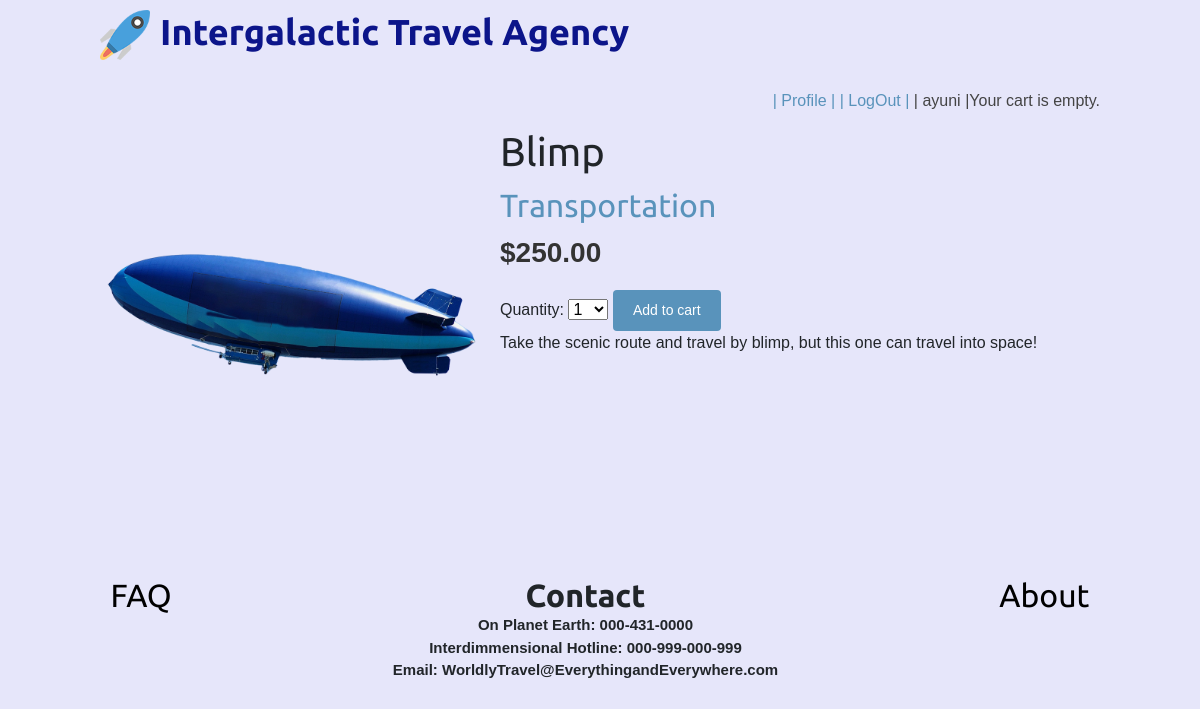
/31/blimp/ (signed in), run on the app's committed database.
### shop/models.py (models this page shows, shortened)
class Product(models.Model):
    category = models.ForeignKey(Category,
                                 related_name='products',
                                 on_delete=models.CASCADE)
    name = models.CharField(max_length=200, db_index=True)
    slug = models.SlugField(max_length=200, db_index=True)
    image = models.ImageField(upload_to='products/%Y/%m/%d',
                              blank=True)
    description = models.TextField(blank=True)
    price = models.DecimalField(max_digits=10, decimal_places=2)
    available = models.BooleanField(default=True)
    created = models.DateTimeField(auto_now_add=True)
    updated = models.DateTimeField(auto_now=True)
    class Meta:
        ordering = ('name',)
        index_together = (('id', 'slug'),)

class Category(models.Model):
    name = models.CharField(max_length=200,
                            db_index=True)
    slug = models.SlugField(max_length=200,
                            unique=True)
    class Meta:
        ordering = ('name',)
        verbose_name = 'category'
        verbose_name_plural = 'categories'
    def __str__(self):
        return self.name
    def get_absolute_url(self):
        return reverse('shop:product_list_by_category',
                       args=[self.slug])

### shop/views.py (the view)
# urls.py: path('<int:id>/<slug:slug>/', views.product_detail,name='product_detail'),
@login_required(login_url="shop:login_page")
def product_detail(request, id, slug):
    product = get_object_or_404(Product,
                                id=id,
                                slug=slug,
                                available=True)
    cart_product_form = CartAddProductForm()
    return render(request,
                  'shop/product/detail.html',
                  {'product': product,
                   'cart_product_form': cart_product_form})

### cart/forms.py
class CartAddProductForm(forms.Form):
    quantity = forms.TypedChoiceField(
                                choices=PRODUCT_QUANTITY_CHOICES,
                                coerce=int)
    update = forms.BooleanField(required=False,
                                initial=False,
                                widget=forms.HiddenInput)

### shop/templates/shop/product/detail.html (shortened to what this page needs)
{% extends "shop/base.html" %}
{% load static %}
{% block content %}
  <div class="product-detail">
    <img src="{% if product.image %}{{ product.image.url }}{% else %}{% static "img/no_image.png" %}{% endif %}">
    <h1>{{ product.name }}</h1>
    <h2><a href="{{ product.category.get_absolute_url }}">{{ product.category }}</a></h2>
    <p class="price">${{ product.price }}</p>
    <form action="{% url "cart:cart_add" product.id %}" method="post">
      {{ cart_product_form }}
      <input type="submit" value="Add to cart">
    </form>
    {{ product.description|linebreaks }}
  </div>
{% endblock %}

### shop/templates/shop/base.html (shortened to what this page needs)
{% load static %}
<!DOCTYPE html>
<html lang="en">
<head style="background-color: lavender">
  <link rel="stylesheet" href="https://stackpath.bootstrapcdn.com/bootstrap/4.1.3/css/bootstrap.min.css">
 <link href="{% static "css/base.css" %}" rel="stylesheet">
</head>
<body style="background-color: lavender">
<div id="header" style="display: flex; align-items: left;">
  <a href="/" style="margin-right: 10px;"> <img src="\media\products\logo.png" style="height: 50px;"></a>
  <h1 style="color: #0c158a; font-weight: bold; font-size: 36px; margin: 0;"><a href="/" style="color: #0c158a; text-decoration: none;">Intergalactic Travel Agency</a></h1>
</div>
  <div id="subheader" style="background-color: lavender">
    {% if request.user.is_authenticated %}
    <div class="cart">
      {% with total_items=cart|length %}
          {% if cart|length > 0 %}
            Your cart:
            <a href="{% url "cart:cart_detail" %}">
              {{ total_items }} item{{ total_items|pluralize }},
              ${{ cart.get_total_price }}
            </a>
          {% else %}
            Your cart is empty.
          {% endif %}
        {% endwith %}
    </div>
    {% endif %}
    <div class="cart" style="background-color: lavender">
      {% if request.user.is_authenticated %}
       <a href="{% url 'shop:profile' %}">
       | Profile |
      </a>
          <a href="{% url 'shop:logout' %}">
       | LogOut |
      </a>
      {% endif %}
            {% if request.user.is_authenticated %}
         <span>| {{ request.user }} |</span>
         {% endif %}
    </div>
  </div>
  <div id="content" style="background-color: lavender">
    {% block content %}
    {% endblock %}
  </div>
</body>
<br>
<br>
  <div class="link-container" style="background-color: lavender">
      <div>
          <h2> <a href = "FAQ" class="link">FAQ</a></h2>
      </div>
      <div class="contact-container">
         <h2>Contact</h2>
         <p>On Planet Earth: 000-431-0000</p>
          <p> Interdimmensional Hotline: 000-999-000-999 </p>
         <p>Email: WorldlyTravel@EverythingandEverywhere.com</p>
      </div>
      <div>
         <h2><a href= "About" class="link">About</a></h2>
      </div>
   </div>
</html>

### shop/static/css/base.css (style rules this page uses)
body { margin:0; padding:0; font-family:helvetica, sans-serif; }
h1, h2, h3, h4, h5 , h6 { font-family: 'Ubuntu', sans-serif; font-weight:normal; }
a { text-decoration:none; color:#5993bb; }
a.button, input[type="submit"] { color:#fff; background:#5993bb; border-radius:4px; padding:10px 20px; font-size:14px; border:0; }
#header { padding:10px 100px; font-size:18px; overflow:auto; }
#subheader { background:#ececec; color:#444; padding:15px 100px; overflow:auto; }
#subheader .cart { float:right; padding-top:4px; }
#content { padding:0 100px; overflow:hidden; }
.product-detail { text-align:justify; }
.product-detail .price { color:#333; font-size:28px; font-weight:bold; }
.product-detail img { width:40%; float:left; padding:0 20px 20px 0; }
.product-detail h1 { margin-bottom:0; }
.product-detail h2 { margin-top:10px; }

### shop/templates/shop/base.html (style rules this page uses)
.link { color: rgb(00, 00, 00); text-decoration: none; }
.link-container { display: flex; flex-direction: row; flex-wrap: wrap; justify-content: space-around; }
.contact-container { text-align: center; }
.contact-container h2 { font-weight: 600; margin-bottom: 0; }
.contact-container p { font-weight: 600; font-size: 15px; margin-bottom: 0; }

### data on the page
Product: image (picture), name "Blimp", category "Transportation", price "250.00", description "Take the scenic route and travel by blimp, but this one can travel into space!"

### other printed values
{{ request.user }} "ayuni"
